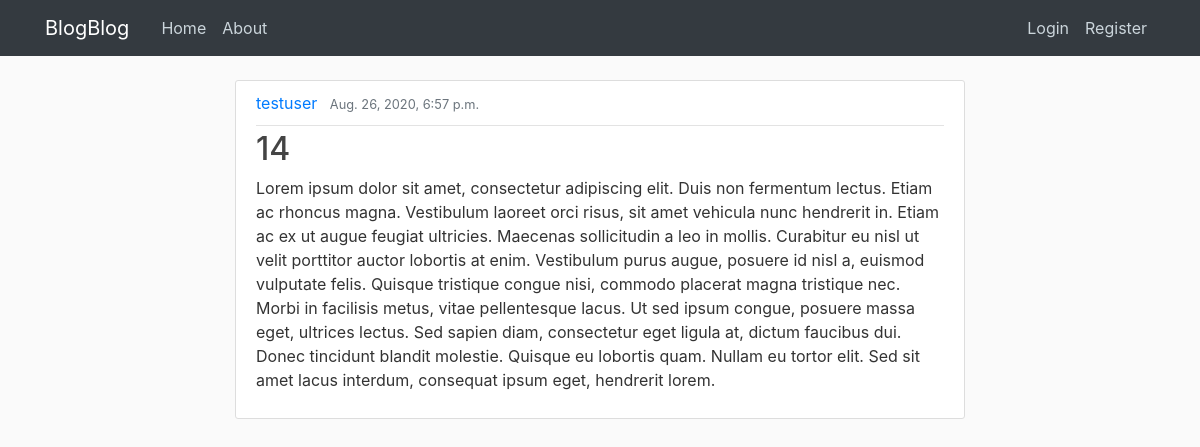
Page /post/23/ on the committed database.
### blog/models.py (models this page shows, shortened)
class Post(models.Model):
    title = models.CharField(max_length=100)
    content = models.TextField()
    date_posted = models.DateTimeField(default=timezone.now)
    author = models.ForeignKey(User, on_delete=models.CASCADE)

### blog/views.py (the view)
# urls.py: path('post/<int:pk>/', PostDetailView.as_view(), name='post-detail'),
class PostDetailView(DetailView):
    model = Post

### blog/templates/blog/post_detail.html (shortened to what this page needs)
{% extends "blog/base.html" %}
{% block content %}
    <article class="media content-section">
        <div class="media-body">
            <div class="article-metadata">
                <a class="mr-2" href="{% url 'user-posts' object.author.username %}">{{ object.author }}</a>
                <small class="text-muted">{{ object.date_posted }}</small>
            </div>
            <h2 class="article-title">{{ object.title }}</h2>
            <p class="article-content">{{ object.content }}</p>
        </div>
    </article>
{% endblock content %}

### blog/static/blog/main.css (style rules this page uses)
body { background: #fafafa; color: #333333; margin-top: 5rem; }
h1, h2, h3, h4, h5, h6 { color: #444444; }
.content-section { background: #ffffff; padding: 10px 20px; border: 1px solid #dddddd; border-radius: 3px; margin-bottom: 20px; }
.article-title { color: #444444; }
.article-content { white-space: pre-line; }
.article-metadata { padding-bottom: 10px; margin-bottom: 4px; border-bottom: 1px solid #e3e3e3 }

### rows in the picture
Post: author "testuser", date_posted "Aug. 26, 2020, 6:57 p.m.", title "14", content "Lorem ipsum dolor sit amet, consectetur adipiscing elit. Duis non fermentum lectus. Etiam ac rhoncus magna. Vestibulum laoreet orci risus, sit amet vehicula nunc hendrerit in. Etiam ac ex ut augue feugiat ultricies. Maecenas sollicitudin a leo in mollis. Curabitur eu nisl ut velit porttitor auctor lobortis at enim. Vestibulum purus augue, posuere id nisl a, euismod vulputate felis. Quisque tristique congue nisi, commodo placerat magna tristique nec. Morbi in facilisis metus, vitae pellentesque lacus. Ut sed ipsum congue, posuere massa eget, ultrices lectus. Sed sapien diam, consectetur eget ligula at, dictum faucibus dui. Donec tincidunt blandit molestie. Quisque eu lobortis quam. Nullam eu…"
